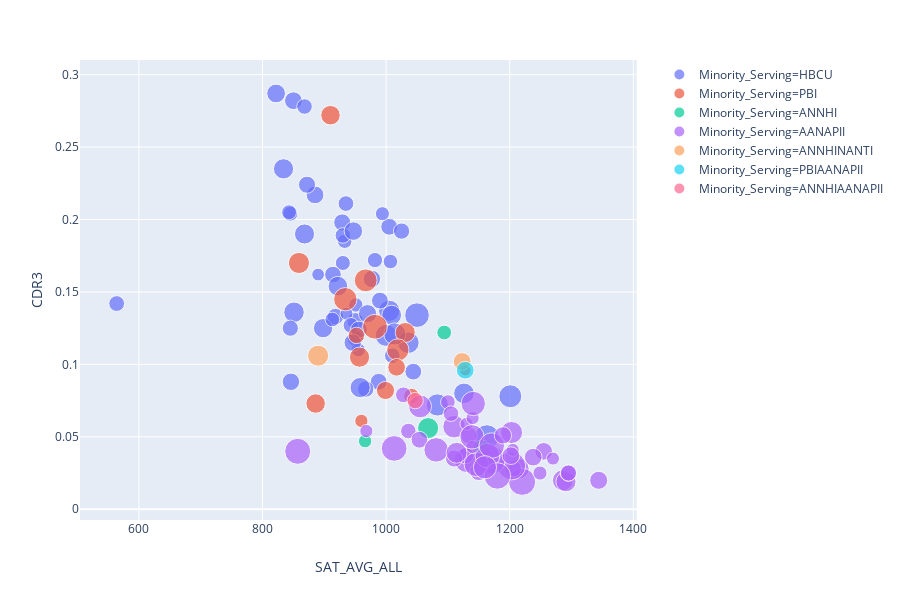

The notebook cell saved with this chart:
### Code cell
# animated plot (unfortunately only 1 year of minority values)
# px.scatter(df_minority, x='SAT_AVG_ALL', y='CDR3', animation_frame='Year', animation_group='Minority_Serving',
#            size='COSTT4_A', color='Minority_Serving', hover_name='Minority_Serving')

#scatter plot--minority serving schools
px.scatter(df_minority, x='SAT_AVG_ALL', y='CDR3',
           size='COSTT4_A', color='Minority_Serving', hover_name='Minority_Serving')

### Figure 1 — Plotly figure (JSON) as saved in the notebook; plotly's stock layout.template omitted (floating-point values rounded to 4 significant figures)
{"data": [{"hoverlabel": {"namelength": 0}, "hovertemplate": "<b>%{hovertext}</b><br><br>Minority_Serving=HBCU<br>SAT_AVG_ALL=%{x}<br>CDR3=%{y}<br>COSTT4_A=%{marker.size}", "hovertext": ["HBCU", "HBCU", "HBCU", "HBCU", "HBCU", "HBCU", "HBCU", "HBCU", "HBCU", "HBCU", "HBCU", "HBCU", "HBCU", "HBCU", "HBCU", "HBCU", "HBCU", "HBCU", "HBCU", "HBCU", "HBCU", "HBCU", "HBCU", "HBCU", "HBCU", "HBCU", "HBCU", "HBCU", "HBCU", "HBCU", "HBCU", "HBCU", "HBCU", "HBCU", "HBCU", "HBCU", "HBCU", "HBCU", "HBCU", "HBCU", "HBCU", "HBCU", "HBCU", "HBCU", "HBCU", "HBCU", "HBCU", "HBCU", "HBCU", "HBCU", "HBCU", "HBCU", "HBCU", "HBCU", "HBCU", "HBCU"], "legendgroup": "Minority_Serving=HBCU", "marker": {"color": "#636efa", "size": [22886, 19413, 35577, 36673, 16264, 21318, 41488, 24965, 22235, 37761, 19655, 47888, 24782, 16498, 46359, 18436, 30853, 22328, 12778, 33593, 20911, 17848, 22192, 23774, 22357, 22397, 19071, 20918, 33170, 13139, 15463, 31909, 27660, 19243, 21298, 32328, 19119, 18994, 23100, 26226, 32079, 29355, 38698, 20650, 17645, 27116, 17509, 22444, 24089, 38849, 23992, 22009, 30317, 15638, 16585, 16786], "sizemode": "area", "sizeref": 157.8, "symbol": "circle"}, "mode": "markers", "name": "Minority_Serving=HBCU", "showlegend": true, "type": "scatter", "x": [929, 935, 1005, 1036, 951, 918, 1201, 885, 1044, 1000, 564, 1050, 850, 933, 1163, 982, 1009, 988, 890, 1126, 950, 930, 950, 977, 1005, 990, 930, 1025, 851, 936, 955, 868, 822, 1010, 967, 834, 943, 868, 872, 970, 958, 898, 1014, 845, 845, 947, 843, 956, 846, 1083, 946, 914, 922, 994, 1007, 913], "xaxis": "x", "y": [0.198, 0.211, 0.137, 0.115, 0.141, 0.133, 0.078, 0.217, 0.095, 0.12, 0.142, 0.134, 0.282, 0.185, 0.05, 0.172, 0.134, 0.088, 0.162, 0.08, 0.118, 0.17, 0.13, 0.159, 0.195, 0.144, 0.189, 0.192, 0.136, 0.135, 0.11, 0.19, 0.287, 0.106, 0.083, 0.235, 0.127, 0.278, 0.224, 0.135, 0.084, 0.125, 0.121, 0.125, 0.204, 0.192, 0.205, 0.124, 0.088, 0.072, 0.115, 0.162, 0.154, 0.204, 0.171, 0.131], "yaxis": "y"}, {"hoverlabel": {"namelength": 0}, "hovertemplate": "<b>%{hovertext}</b><br><br>Minority_Serving=PBI<br>SAT_AVG_ALL=%{x}<br>CDR3=%{y}<br>COSTT4_A=%{marker.size}", "hovertext": ["PBI", "PBI", "PBI", "PBI", "PBI", "PBI", "PBI", "PBI", "PBI", "PBI", "PBI", "PBI", "PBI", "PBI", "PBI", "PBI"], "legendgroup": "Minority_Serving=PBI", "marker": {"color": "#EF553B", "size": [31720, 19671, 21270, 30067, 29792, 25951, 32240, 43059, 13958, 48759, 35228, 41136, 39156, 20606, 10600, 24635], "sizemode": "area", "sizeref": 157.8, "symbol": "circle"}, "mode": "markers", "name": "Minority_Serving=PBI", "showlegend": true, "type": "scatter", "x": [1031, 1041, 952, 910, 886, 999, 957, 934, 960, 982, 859, 967, 1019, 1155, 1128, 1017], "xaxis": "x", "y": [0.122, 0.078, 0.12, 0.272, 0.073, 0.082, 0.105, 0.145, 0.061, 0.126, 0.17, 0.158, 0.11, 0.04, 0.096, 0.098], "yaxis": "y"}, {"hoverlabel": {"namelength": 0}, "hovertemplate": "<b>%{hovertext}</b><br><br>Minority_Serving=ANNHI<br>SAT_AVG_ALL=%{x}<br>CDR3=%{y}<br>COSTT4_A=%{marker.size}", "hovertext": ["ANNHI", "ANNHI", "ANNHI", "ANNHI"], "legendgroup": "Minority_Serving=ANNHI", "marker": {"color": "#00cc96", "size": [17168, 35127, 23015, 14029], "sizemode": "area", "sizeref": 157.8, "symbol": "circle"}, "mode": "markers", "name": "Minority_Serving=ANNHI", "showlegend": true, "type": "scatter", "x": [1094, 1068, 1154, 966], "xaxis": "x", "y": [0.122, 0.056, 0.042, 0.047], "yaxis": "y"}, {"hoverlabel": {"namelength": 0}, "hovertemplate": "<b>%{hovertext}</b><br><br>Minority_Serving=AANAPII<br>SAT_AVG_ALL=%{x}<br>CDR3=%{y}<br>COSTT4_A=%{marker.size}", "hovertext": ["AANAPII", "AANAPII", "AANAPII", "AANAPII", "AANAPII", "AANAPII", "AANAPII", "AANAPII", "AANAPII", "AANAPII", "AANAPII", "AANAPII", "AANAPII", "AANAPII", "AANAPII", "AANAPII", "AANAPII", "AANAPII", "AANAPII", "AANAPII", "AANAPII", "AANAPII", "AANAPII", "AANAPII", "AANAPII", "AANAPII", "AANAPII", "AANAPII", "AANAPII", "AANAPII", "AANAPII", "AANAPII", "AANAPII", "AANAPII", "AANAPII", "AANAPII", "AANAPII", "AANAPII", "AANAPII", "AANAPII", "AANAPII", "AANAPII", "AANAPII", "AANAPII", "AANAPII"], "legendgroup": "Minority_Serving=AANAPII", "marker": {"color": "#ab63fa", "size": [49911, 21137, 13612, 18989, 34435, 31976, 32308, 53298, 52180, 41331, 58718, 21051, 22313, 63117, 23030, 62974, 40185, 25445, 24503, 21777, 38316, 25790, 47149, 16964, 24719, 48521, 13510, 13404, 13698, 13347, 13815, 46937, 46971, 51401, 19529, 55606, 19170, 23536, 24678, 42587, 47359, 21568, 20426, 34330, 15788], "sizemode": "area", "sizeref": 157.8, "symbol": "circle"}, "mode": "markers", "name": "Minority_Serving=AANAPII", "showlegend": true, "type": "scatter", "x": [1131, 1129, 968, 1036, 1286, 1291, 1215, 857, 1013, 1055, 1220, 1206, 1054, 1203, 1110, 1170, 1110, 1150, 1255, 1134, 1203, 1344, 1146, 1100, 1238, 1164, 1270, 1130, 1140, 1205, 1140, 1141, 1139, 1171, 1028, 1180, 1105, 1189, 1202, 1160, 1081, 1295, 1295, 1114, 1249], "xaxis": "x", "y": [0.034, 0.037, 0.054, 0.054, 0.02, 0.019, 0.028, 0.04, 0.042, 0.071, 0.019, 0.028, 0.048, 0.03, 0.035, 0.034, 0.057, 0.026, 0.04, 0.051, 0.053, 0.02, 0.031, 0.074, 0.036, 0.037, 0.035, 0.059, 0.063, 0.041, 0.043, 0.073, 0.05, 0.044, 0.079, 0.023, 0.066, 0.051, 0.037, 0.029, 0.041, 0.025, 0.025, 0.039, 0.025], "yaxis": "y"}, {"hoverlabel": {"namelength": 0}, "hovertemplate": "<b>%{hovertext}</b><br><br>Minority_Serving=ANNHINANTI<br>SAT_AVG_ALL=%{x}<br>CDR3=%{y}<br>COSTT4_A=%{marker.size}", "hovertext": ["ANNHINANTI", "ANNHINANTI"], "legendgroup": "Minority_Serving=ANNHINANTI", "marker": {"color": "#FFA15A", "size": [25064, 35200], "sizemode": "area", "sizeref": 157.8, "symbol": "circle"}, "mode": "markers", "name": "Minority_Serving=ANNHINANTI", "showlegend": true, "type": "scatter", "x": [1123, 890], "xaxis": "x", "y": [0.102, 0.106], "yaxis": "y"}, {"hoverlabel": {"namelength": 0}, "hovertemplate": "<b>%{hovertext}</b><br><br>Minority_Serving=PBIAANAPII<br>SAT_AVG_ALL=%{x}<br>CDR3=%{y}<br>COSTT4_A=%{marker.size}", "hovertext": ["PBIAANAPII"], "legendgroup": "Minority_Serving=PBIAANAPII", "marker": {"color": "#19d3f3", "size": [24857], "sizemode": "area", "sizeref": 157.8, "symbol": "circle"}, "mode": "markers", "name": "Minority_Serving=PBIAANAPII", "showlegend": true, "type": "scatter", "x": [1128], "xaxis": "x", "y": [0.096], "yaxis": "y"}, {"hoverlabel": {"namelength": 0}, "hovertemplate": "<b>%{hovertext}</b><br><br>Minority_Serving=ANNHIAANAPII<br>SAT_AVG_ALL=%{x}<br>CDR3=%{y}<br>COSTT4_A=%{marker.size}", "hovertext": ["ANNHIAANAPII"], "legendgroup": "Minority_Serving=ANNHIAANAPII", "marker": {"color": "#FF6692", "size": [21095], "sizemode": "area", "sizeref": 157.8, "symbol": "circle"}, "mode": "markers", "name": "Minority_Serving=ANNHIAANAPII", "showlegend": true, "type": "scatter", "x": [1047], "xaxis": "x", "y": [0.075], "yaxis": "y"}], "layout": {"height": 600, "legend": {"itemsizing": "constant", "tracegroupgap": 0}, "margin": {"t": 60}, "xaxis": {"anchor": "y", "domain": [0, 0.98], "title": {"text": "SAT_AVG_ALL"}}, "yaxis": {"anchor": "x", "domain": [0, 1], "title": {"text": "CDR3"}}}}
